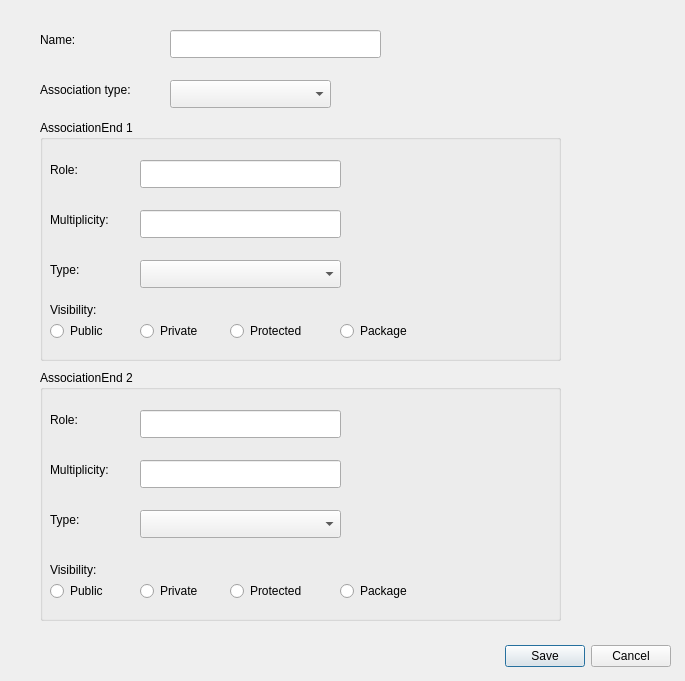
<?xml version="1.0" encoding="UTF-8"?>
<ui version="4.0">
 <class>AssociationEditDialog</class>
 <widget class="QDialog" name="AssociationEditDialog">
  <property name="geometry">
   <rect>
    <x>0</x>
    <y>0</y>
    <width>685</width>
    <height>681</height>
   </rect>
  </property>
  <property name="windowTitle">
   <string>Dialog</string>
  </property>
  <widget class="QDialogButtonBox" name="buttonBox">
   <property name="geometry">
    <rect>
     <x>330</x>
     <y>640</y>
     <width>341</width>
     <height>32</height>
    </rect>
   </property>
   <property name="orientation">
    <enum>Qt::Orientation::Horizontal</enum>
   </property>
   <property name="standardButtons">
    <set>QDialogButtonBox::StandardButton::Cancel|QDialogButtonBox::StandardButton::Save</set>
   </property>
  </widget>
  <widget class="QLabel" name="label">
   <property name="geometry">
    <rect>
     <x>40</x>
     <y>30</y>
     <width>63</width>
     <height>20</height>
    </rect>
   </property>
   <property name="text">
    <string>Name:</string>
   </property>
  </widget>
  <widget class="QGroupBox" name="associationEnd1GroupBox">
   <property name="geometry">
    <rect>
     <x>40</x>
     <y>120</y>
     <width>521</width>
     <height>241</height>
    </rect>
   </property>
   <property name="title">
    <string>AssociationEnd 1</string>
   </property>
   <widget class="QLabel" name="label_2">
    <property name="geometry">
     <rect>
      <x>10</x>
      <y>40</y>
      <width>63</width>
      <height>20</height>
     </rect>
    </property>
    <property name="text">
     <string>Role:</string>
    </property>
   </widget>
   <widget class="QLineEdit" name="roleAEnd1LineEdit">
    <property name="geometry">
     <rect>
      <x>100</x>
      <y>40</y>
      <width>201</width>
      <height>28</height>
     </rect>
    </property>
   </widget>
   <widget class="QLabel" name="label_3">
    <property name="geometry">
     <rect>
      <x>10</x>
      <y>90</y>
      <width>81</width>
      <height>20</height>
     </rect>
    </property>
    <property name="text">
     <string>Multiplicity:</string>
    </property>
   </widget>
   <widget class="QLabel" name="label_4">
    <property name="geometry">
     <rect>
      <x>10</x>
      <y>140</y>
      <width>63</width>
      <height>20</height>
     </rect>
    </property>
    <property name="text">
     <string>Type:</string>
    </property>
   </widget>
   <widget class="QComboBox" name="typeAEnd1ComboBox">
    <property name="geometry">
     <rect>
      <x>100</x>
      <y>140</y>
      <width>201</width>
      <height>28</height>
     </rect>
    </property>
   </widget>
   <widget class="QLineEdit" name="multiplicityAEnd1LineEdit">
    <property name="geometry">
     <rect>
      <x>100</x>
      <y>90</y>
      <width>201</width>
      <height>28</height>
     </rect>
    </property>
   </widget>
   <widget class="QLabel" name="label_9">
    <property name="geometry">
     <rect>
      <x>10</x>
      <y>180</y>
      <width>63</width>
      <height>20</height>
     </rect>
    </property>
    <property name="text">
     <string>Visibility:</string>
    </property>
   </widget>
   <widget class="QRadioButton" name="publicAEnd1RAdioButton">
    <property name="geometry">
     <rect>
      <x>10</x>
      <y>200</y>
      <width>91</width>
      <height>22</height>
     </rect>
    </property>
    <property name="text">
     <string>Public</string>
    </property>
    <attribute name="buttonGroup">
     <string notr="true">visibilityAEnd1ButtonGroup</string>
    </attribute>
   </widget>
   <widget class="QRadioButton" name="privateAEnd1RadioButton">
    <property name="geometry">
     <rect>
      <x>100</x>
      <y>200</y>
      <width>91</width>
      <height>22</height>
     </rect>
    </property>
    <property name="text">
     <string>Private</string>
    </property>
    <attribute name="buttonGroup">
     <string notr="true">visibilityAEnd1ButtonGroup</string>
    </attribute>
   </widget>
   <widget class="QRadioButton" name="protecetedAEnd1RadioButton">
    <property name="geometry">
     <rect>
      <x>190</x>
      <y>200</y>
      <width>91</width>
      <height>22</height>
     </rect>
    </property>
    <property name="text">
     <string>Protected</string>
    </property>
    <attribute name="buttonGroup">
     <string notr="true">visibilityAEnd1ButtonGroup</string>
    </attribute>
   </widget>
   <widget class="QRadioButton" name="packageAEnd1RadioButton">
    <property name="geometry">
     <rect>
      <x>300</x>
      <y>200</y>
      <width>91</width>
      <height>22</height>
     </rect>
    </property>
    <property name="text">
     <string>Package</string>
    </property>
    <attribute name="buttonGroup">
     <string notr="true">visibilityAEnd1ButtonGroup</string>
    </attribute>
   </widget>
  </widget>
  <widget class="QLineEdit" name="associationNameEdit">
   <property name="geometry">
    <rect>
     <x>170</x>
     <y>30</y>
     <width>211</width>
     <height>28</height>
    </rect>
   </property>
  </widget>
  <widget class="QGroupBox" name="associationEnd2GroupBox">
   <property name="geometry">
    <rect>
     <x>40</x>
     <y>370</y>
     <width>521</width>
     <height>251</height>
    </rect>
   </property>
   <property name="title">
    <string>AssociationEnd 2</string>
   </property>
   <widget class="QLineEdit" name="roleAEnd2LineEdit">
    <property name="geometry">
     <rect>
      <x>100</x>
      <y>40</y>
      <width>201</width>
      <height>28</height>
     </rect>
    </property>
   </widget>
   <widget class="QLabel" name="label_5">
    <property name="geometry">
     <rect>
      <x>10</x>
      <y>140</y>
      <width>63</width>
      <height>20</height>
     </rect>
    </property>
    <property name="text">
     <string>Type:</string>
    </property>
   </widget>
   <widget class="QLabel" name="label_6">
    <property name="geometry">
     <rect>
      <x>10</x>
      <y>90</y>
      <width>81</width>
      <height>20</height>
     </rect>
    </property>
    <property name="text">
     <string>Multiplicity:</string>
    </property>
   </widget>
   <widget class="QComboBox" name="typeAEnd2ComboBox">
    <property name="geometry">
     <rect>
      <x>100</x>
      <y>140</y>
      <width>201</width>
      <height>28</height>
     </rect>
    </property>
   </widget>
   <widget class="QLabel" name="label_7">
    <property name="geometry">
     <rect>
      <x>10</x>
      <y>40</y>
      <width>63</width>
      <height>20</height>
     </rect>
    </property>
    <property name="text">
     <string>Role:</string>
    </property>
   </widget>
   <widget class="QLineEdit" name="multiplicityAEnd2LineEdit">
    <property name="geometry">
     <rect>
      <x>100</x>
      <y>90</y>
      <width>201</width>
      <height>28</height>
     </rect>
    </property>
   </widget>
   <widget class="QRadioButton" name="packageAEnd2RadioButton">
    <property name="geometry">
     <rect>
      <x>300</x>
      <y>210</y>
      <width>91</width>
      <height>22</height>
     </rect>
    </property>
    <property name="text">
     <string>Package</string>
    </property>
    <attribute name="buttonGroup">
     <string notr="true">visibilityAEnd2ButtonGroup</string>
    </attribute>
   </widget>
   <widget class="QLabel" name="label_10">
    <property name="geometry">
     <rect>
      <x>10</x>
      <y>190</y>
      <width>63</width>
      <height>20</height>
     </rect>
    </property>
    <property name="text">
     <string>Visibility:</string>
    </property>
   </widget>
   <widget class="QRadioButton" name="privateAEnd2RadioButton">
    <property name="geometry">
     <rect>
      <x>100</x>
      <y>210</y>
      <width>91</width>
      <height>22</height>
     </rect>
    </property>
    <property name="text">
     <string>Private</string>
    </property>
    <attribute name="buttonGroup">
     <string notr="true">visibilityAEnd2ButtonGroup</string>
    </attribute>
   </widget>
   <widget class="QRadioButton" name="publicAEnd2RadioButton">
    <property name="geometry">
     <rect>
      <x>10</x>
      <y>210</y>
      <width>91</width>
      <height>22</height>
     </rect>
    </property>
    <property name="text">
     <string>Public</string>
    </property>
    <attribute name="buttonGroup">
     <string notr="true">visibilityAEnd2ButtonGroup</string>
    </attribute>
   </widget>
   <widget class="QRadioButton" name="protectedAEnd2RadioButton">
    <property name="geometry">
     <rect>
      <x>190</x>
      <y>210</y>
      <width>91</width>
      <height>22</height>
     </rect>
    </property>
    <property name="text">
     <string>Protected</string>
    </property>
    <attribute name="buttonGroup">
     <string notr="true">visibilityAEnd2ButtonGroup</string>
    </attribute>
   </widget>
  </widget>
  <widget class="QLabel" name="label_8">
   <property name="geometry">
    <rect>
     <x>40</x>
     <y>80</y>
     <width>121</width>
     <height>20</height>
    </rect>
   </property>
   <property name="text">
    <string>Association type:</string>
   </property>
  </widget>
  <widget class="QComboBox" name="associationTypeComboBox">
   <property name="geometry">
    <rect>
     <x>170</x>
     <y>80</y>
     <width>161</width>
     <height>28</height>
    </rect>
   </property>
  </widget>
 </widget>
 <resources/>
 <connections>
  <connection>
   <sender>buttonBox</sender>
   <signal>accepted()</signal>
   <receiver>AssociationEditDialog</receiver>
   <slot>accept()</slot>
   <hints>
    <hint type="sourcelabel">
     <x>248</x>
     <y>254</y>
    </hint>
    <hint type="destinationlabel">
     <x>157</x>
     <y>274</y>
    </hint>
   </hints>
  </connection>
  <connection>
   <sender>buttonBox</sender>
   <signal>rejected()</signal>
   <receiver>AssociationEditDialog</receiver>
   <slot>reject()</slot>
   <hints>
    <hint type="sourcelabel">
     <x>316</x>
     <y>260</y>
    </hint>
    <hint type="destinationlabel">
     <x>286</x>
     <y>274</y>
    </hint>
   </hints>
  </connection>
 </connections>
 <buttongroups>
  <buttongroup name="visibilityAEnd2ButtonGroup"/>
  <buttongroup name="visibilityAEnd1ButtonGroup"/>
 </buttongroups>
</ui>
